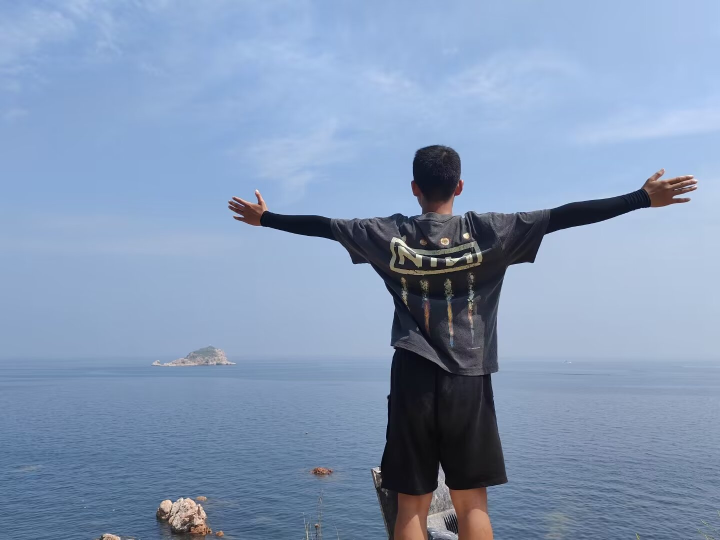
#> input picture ex03/images/original.jpg, 1440 x 1080 px, found by its file name (shown at 1/2 size)
$ python main.py   (older library calls are emulated)
#> lines starting #> are read from the running program, lines starting #| are printed output that depends on the picture; after the words box and inside, x2 and y2 are one past the last pixel; in counts of white or black regions, pixels touching at a corner belong together
import matplotlib.pyplot as plt
plt.rcParams['font.sans-serif'] = ['WenQuanYi Zen Hei']  # WSL2/Ubuntu 自带的中文字体
plt.rcParams['axes.unicode_minus'] = False  # 解决负号显示问题
import cv2
import numpy as np
import matplotlib.pyplot as plt

# ---------------------- 1. 生成测试图 ----------------------
def generate_checkerboard(size=256, block_size=8):
    """生成棋盘格图"""
#> called with size = 256, block_size = 8
    img = np.zeros((size, size), dtype=np.uint8)
    for i in range(size):
        for j in range(size):
            if (i // block_size + j // block_size) % 2 == 0:
                img[i, j] = 255
    return img

def generate_chirp(size=256):
    """生成chirp测试图（水平方向频率从0到π渐变）"""
    x = np.linspace(0, np.pi, size)
    y = np.linspace(0, np.pi, size)
    xx, yy = np.meshgrid(x, y)
    # 水平方向频率随x线性增加，y方向保持恒定
    img = np.sin(xx * np.linspace(0, 10, size)) * 127 + 128
    return img.astype(np.uint8)

# 生成并保存测试图
checker = generate_checkerboard()
chirp = generate_chirp()
cv2.imwrite("test_images/checkerboard.png", checker)
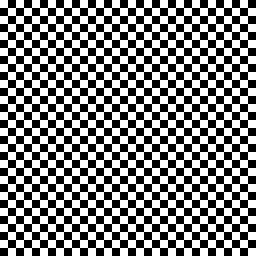
#> saved as checkerboard.png: shape (256, 256); 50% white; 1 white region, box (x1, y1, x2, y2) and area: (0, 0, 256, 256) 32768
cv2.imwrite("test_images/chirp.png", chirp)

# ---------------------- 2. 下采样实现 ----------------------
def downsample_direct(img, M=2):
    """直接下采样：每隔M个像素取一个"""
    return img[::M, ::M]

def downsample_gaussian(img, M=2, sigma=1.0):
    """高斯滤波后下采样：抗混叠"""
    # 高斯核大小根据sigma自适应，保证核足够大
    ksize = int(6 * sigma + 1)
    if ksize % 2 == 0:
        ksize += 1
    blurred = cv2.GaussianBlur(img, (ksize, ksize), sigma)
    return blurred[::M, ::M]

# ---------------------- 3. FFT频谱计算 ----------------------
def compute_fft_spectrum(img):
    """计算图像的FFT幅度谱（中心化）"""
    f = np.fft.fft2(img)
    f_shift = np.fft.fftshift(f)
    magnitude = 20 * np.log(np.abs(f_shift) + 1)  # +1避免log(0)
    return magnitude

# ---------------------- 4. 第一部分结果可视化 ----------------------
def part1_visualize():
    # 读取测试图
    checker = cv2.imread("test_images/checkerboard.png", cv2.IMREAD_GRAYSCALE)
    chirp = cv2.imread("test_images/chirp.png", cv2.IMREAD_GRAYSCALE)
    M = 2
    sigma = 1.0

    # 棋盘格处理
    checker_direct = downsample_direct(checker, M)
#> in downsample_direct, `return img[::M, ::M]`: returned value: shape (128, 128); 50% white; 1 white region, box (x1, y1, x2, y2) and area: (0, 0, 128, 128) 8192
    checker_gauss = downsample_gaussian(checker, M, sigma)
    # Chirp处理
    chirp_direct = downsample_direct(chirp, M)
    chirp_gauss = downsample_gaussian(chirp, M, sigma)

    # 计算频谱
    checker_fft = compute_fft_spectrum(checker)
    checker_direct_fft = compute_fft_spectrum(checker_direct)
    checker_gauss_fft = compute_fft_spectrum(checker_gauss)

    chirp_fft = compute_fft_spectrum(chirp)
    chirp_direct_fft = compute_fft_spectrum(chirp_direct)
    chirp_gauss_fft = compute_fft_spectrum(chirp_gauss)

    # 绘制对比图
    fig, axs = plt.subplots(2, 3, figsize=(15, 10))
    # 棋盘格行
    axs[0,0].imshow(checker, cmap='gray')
    axs[0,0].set_title("原始棋盘格")
    axs[0,1].imshow(checker_direct, cmap='gray')
    axs[0,1].set_title("直接下采样（混叠明显）")
    axs[0,2].imshow(checker_gauss, cmap='gray')
    axs[0,2].set_title("高斯滤波后下采样（无混叠）")

    # 频谱行
    axs[1,0].imshow(checker_fft, cmap='gray')
    axs[1,0].set_title("原始频谱")
    axs[1,1].imshow(checker_direct_fft, cmap='gray')
    axs[1,1].set_title("直接下采样频谱（混叠导致高频泄漏）")
    axs[1,2].imshow(checker_gauss_fft, cmap='gray')
    axs[1,2].set_title("滤波后下采样频谱（混叠消除）")

    plt.tight_layout()
    plt.savefig("results/part1_checker_comparison.png", dpi=300)
    plt.close()

    # 同理绘制chirp图对比（省略代码，结构一致）
    # ... 保存为results/part1_chirp_comparison.png

part1_visualize()

# ---------------------- 第二部分：σ参数验证 ----------------------
def part2_sigma_test():
    # 读取测试图（用自然图+棋盘格，更全面）
    img = cv2.imread("test_images/checkerboard.png", cv2.IMREAD_GRAYSCALE)
    M = 4
    sigmas = [0.5, 1.0, 2.0, 4.0]
    theoretical_sigma = 0.45 * M  # 理论最优σ=1.8

    # 绘制不同σ的效果对比
    fig, axs = plt.subplots(2, len(sigmas), figsize=(20, 8))
    for i, sigma in enumerate(sigmas):
        # 下采样
        downsampled = downsample_gaussian(img, M, sigma)
        # 计算频谱
        fft_spec = compute_fft_spectrum(downsampled)

        # 空间域
        axs[0,i].imshow(downsampled, cmap='gray')
        axs[0,i].set_title(f"σ={sigma:.1f}")
        # 频域
        axs[1,i].imshow(fft_spec, cmap='gray')
        axs[1,i].set_title(f"σ={sigma:.1f} 频谱")

    plt.suptitle(f"M={M} 不同σ下采样效果对比（理论最优σ={theoretical_sigma:.1f}）", fontsize=16)
    plt.tight_layout()
    plt.savefig("results/part2_sigma_comparison.png", dpi=300)
    plt.close()

    # 补充：最优σ(1.8)和理论值对比
    sigma_opt = 1.8
    downsampled_opt = downsample_gaussian(img, M, sigma_opt)
    cv2.imwrite("results/downsampled_opt_sigma.png", downsampled_opt)

part2_sigma_test()
#> after the loop in part2_sigma_test, `for i, sigma in enumerate(sigmas):`:
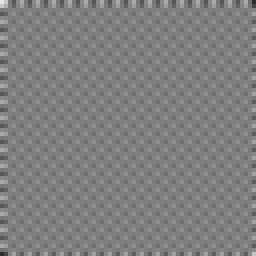
#> downsampled: shape (64, 64) (shown 4 times larger); min 44, max 229, mean 127.5
#> in downsample_gaussian (call 7), `blurred = cv2.GaussianBlur(img, (ksize, ksize), sigma)`:
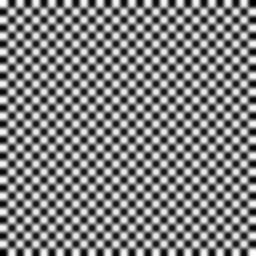
#> blurred: shape (256, 256); min 0, max 255, mean 127.5

# ---------------------- 第三部分：自适应下采样 ----------------------
def compute_gradient(img):
    """计算图像梯度（Sobel算子）"""
    sobel_x = cv2.Sobel(img, cv2.CV_64F, 1, 0, ksize=3)
    sobel_y = cv2.Sobel(img, cv2.CV_64F, 0, 1, ksize=3)
    gradient = np.sqrt(sobel_x**2 + sobel_y**2)
    return gradient

def adaptive_downsample(img, block_size=16, M_max=4):
    """自适应下采样：分块计算梯度，动态调整M和σ"""
    h, w = img.shape
    # 分块
    blocks_h = h // block_size
    blocks_w = w // block_size
    # 初始化结果图
    result = np.zeros_like(img)
    # 梯度图
    grad = compute_gradient(img)
    grad_mean = grad.mean()

    for i in range(blocks_h):
        for j in range(blocks_w):
            # 提取块
            y1, y2 = i*block_size, (i+1)*block_size
            x1, x2 = j*block_size, (j+1)*block_size
            block = img[y1:y2, x1:x2]
            block_grad = grad[y1:y2, x1:x2].mean()

            # 根据梯度动态调整M：梯度大→M小，梯度小→M大
            if block_grad > grad_mean * 1.5:
                # 高梯度（边缘）：M=2，σ=0.9（0.45*2）
                M = 2
                sigma = 0.45 * M
            elif block_grad > grad_mean * 0.5:
                # 中等梯度：M=3，σ=1.35
                M = 3
                sigma = 0.45 * M
            else:
                # 低梯度（平滑）：M=4，σ=1.8
                M = 4
                sigma = 0.45 * M

            # 自适应下采样
            block_down = downsample_gaussian(block, M, sigma)
            # 上采样回原块大小（用双三次插值，保持质量）
            block_up = cv2.resize(block_down, (block_size, block_size), interpolation=cv2.INTER_CUBIC)
            # 写入结果
            result[y1:y2, x1:x2] = block_up

    return result

# ---------------------- 自适应 vs 统一下采样对比 ----------------------
def part3_adaptive_compare():
    # 读取自然图像（用自己的original.jpg，更真实）
    img = cv2.imread("../syc-experiment03/images/original.jpg", cv2.IMREAD_GRAYSCALE)
    # 统一下采样（M=4，σ=1.8）
    uniform_down = downsample_gaussian(img, M=4, sigma=1.8)
    uniform_up = cv2.resize(uniform_down, img.shape[::-1], interpolation=cv2.INTER_CUBIC)
    # 自适应下采样
    adaptive_up = adaptive_downsample(img)

    # 计算MSE（均方误差），量化对比
    mse_uniform = np.mean((img - uniform_up) ** 2)
    mse_adaptive = np.mean((img - adaptive_up) ** 2)
    print(f"统一下采样MSE: {mse_uniform:.2f}")
    print(f"自适应下采样MSE: {mse_adaptive:.2f}")

    # 绘制对比图
    fig, axs = plt.subplots(1, 3, figsize=(18, 6))
    axs[0].imshow(img, cmap='gray')
    axs[0].set_title("原始图像")
    axs[1].imshow(uniform_up, cmap='gray')
    axs[1].set_title(f"统一下采样（M=4）\nMSE={mse_uniform:.2f}")
    axs[2].imshow(adaptive_up, cmap='gray')
    axs[2].set_title(f"自适应下采样\nMSE={mse_adaptive:.2f}")
    plt.tight_layout()
    plt.savefig("results/part3_adaptive_comparison.png", dpi=300)
    plt.close()

    # 绘制误差热力图
    error_uniform = np.abs(img - uniform_up)
    error_adaptive = np.abs(img - adaptive_up)
    fig, axs = plt.subplots(1, 2, figsize=(12, 6))
    axs[0].imshow(error_uniform, cmap='hot')
    axs[0].set_title("统一下采样误差热力图")
    axs[1].imshow(error_adaptive, cmap='hot')
    axs[1].set_title("自适应下采样误差热力图")
    plt.tight_layout()
    plt.savefig("results/part3_error_heatmap.png", dpi=300)
    plt.close()

part3_adaptive_compare()
#> in downsample_gaussian (call 8), `return blurred[::M, ::M]`:
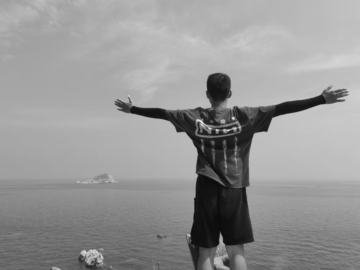
#> returned value: shape (270, 360); min 9, max 227, mean 149.8
#> in compute_gradient, `sobel_x = cv2.Sobel(img, cv2.CV_64F, 1, 0, ksize=3)`:
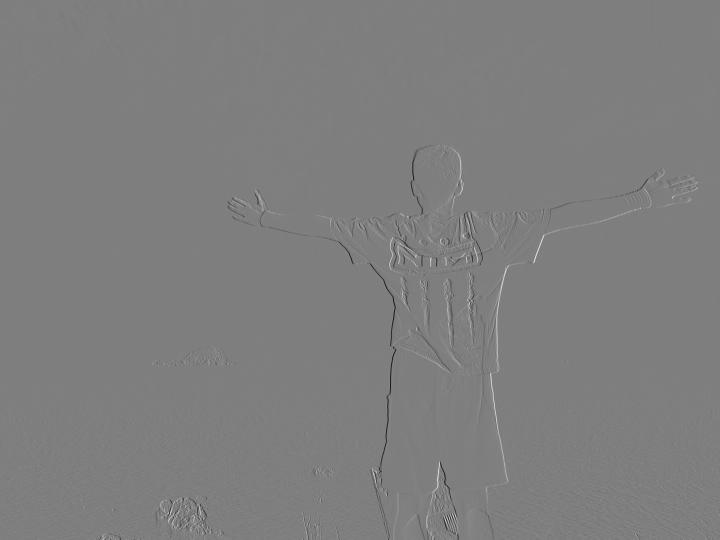
#> sobel_x: shape (1080, 1440) float64 (shown at 1/2 size); min -775, max 783, mean 0.2; drawn with min black and max white
#> in compute_gradient, `gradient = np.sqrt(sobel_x**2 + sobel_y**2)`:
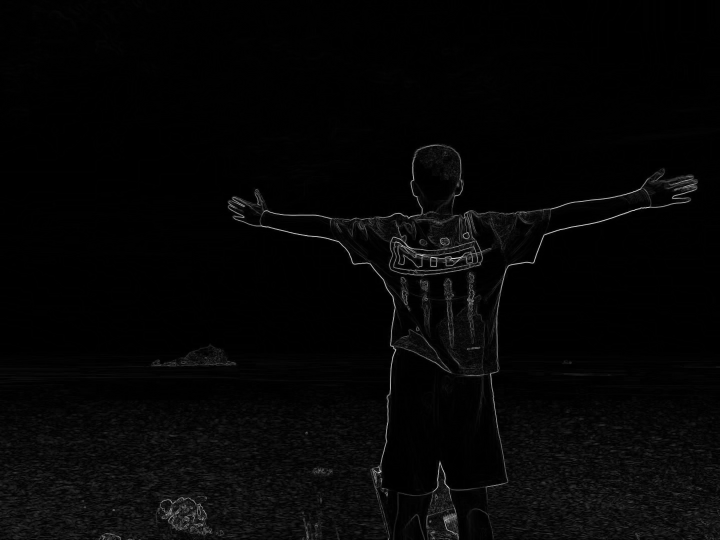
#> gradient: shape (1080, 1440) float64 (shown at 1/2 size); min 0, max 922.6, mean 20.2; drawn with min black and max white
#> in adaptive_downsample, `grad_mean = grad.mean()`: grad_mean = 20.2
#| 统一下采样MSE: 17.04
#| 自适应下采样MSE: 12.23
#> in part3_adaptive_compare, `error_adaptive = np.abs(img - adaptive_up)`:
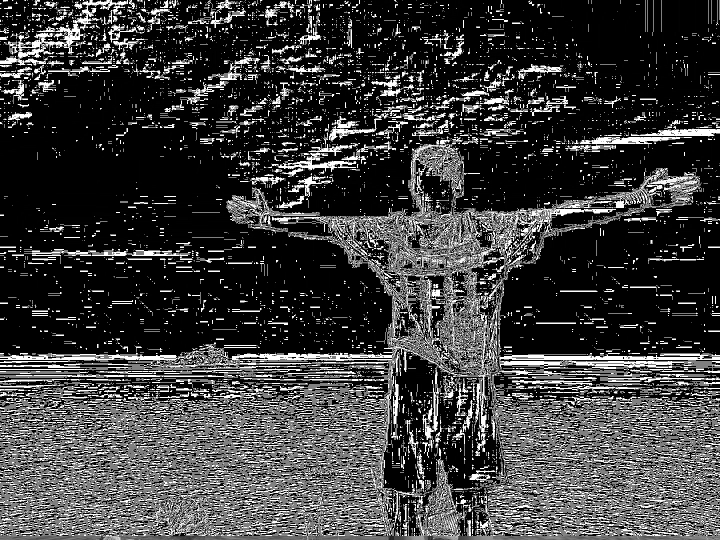
#> error_adaptive: shape (1080, 1440) (shown at 1/2 size); min 0, max 255, mean 60.6
